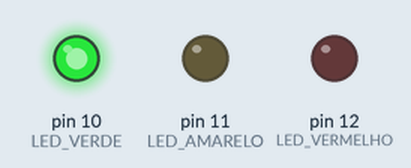
A sketch run on a simulated Arduino Uno, built with avr-gcc and run on an emulated ATmega328P. On the bench: output pins drawn as LEDs (lit = HIGH).

Above: at 2.0 s.
At 5.0 s:
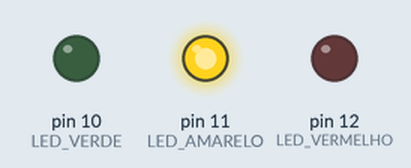
At 9.0 s:
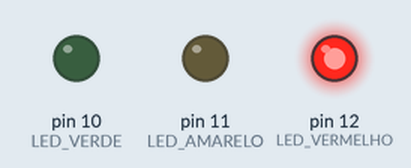
Timing chart, 0 to 15.6 s (numbered marks = the images above):
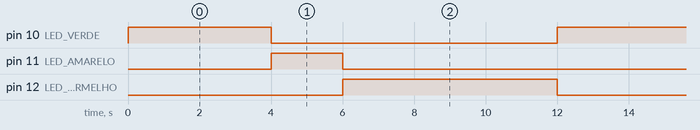

Measured:
- by itself, pin 10 (LED_VERDE): alternates HIGH for 4.0 s and LOW for 8.0 s
- by itself, pin 11 (LED_AMARELO): alternates HIGH for 2.0 s and LOW for 10.0 s
- by itself, pin 12 (LED_VERMELHO): alternates HIGH for 6.0 s and LOW for 6.0 s

The sketch:

prog04-refeito.ino
```cpp
const int LED_VERDE = 10;
const int LED_AMARELO = 11;
const int LED_VERMELHO = 12;
const int BOTAO_1 = 8;
const int BOTAO_2 = 9;


void setup()
{
  pinMode(LED_VERMELHO, OUTPUT);
  pinMode(LED_AMARELO, OUTPUT);
  pinMode(LED_VERDE, OUTPUT);
  pinMode(BOTAO_1, INPUT);
  pinMode(BOTAO_2, INPUT);
}

void loop()
{
  digitalWrite(LED_VERMELHO, LOW);
  digitalWrite(LED_AMARELO, LOW);
  digitalWrite(LED_VERDE, HIGH);
  delay(4000);
  digitalWrite(LED_VERMELHO, LOW);
  digitalWrite(LED_AMARELO, HIGH);
  digitalWrite(LED_VERDE, LOW);
  delay(2000);
  digitalWrite(LED_VERMELHO, HIGH);
  digitalWrite(LED_AMARELO, LOW);
  digitalWrite(LED_VERDE, LOW);
  delay(6000);
}
```
